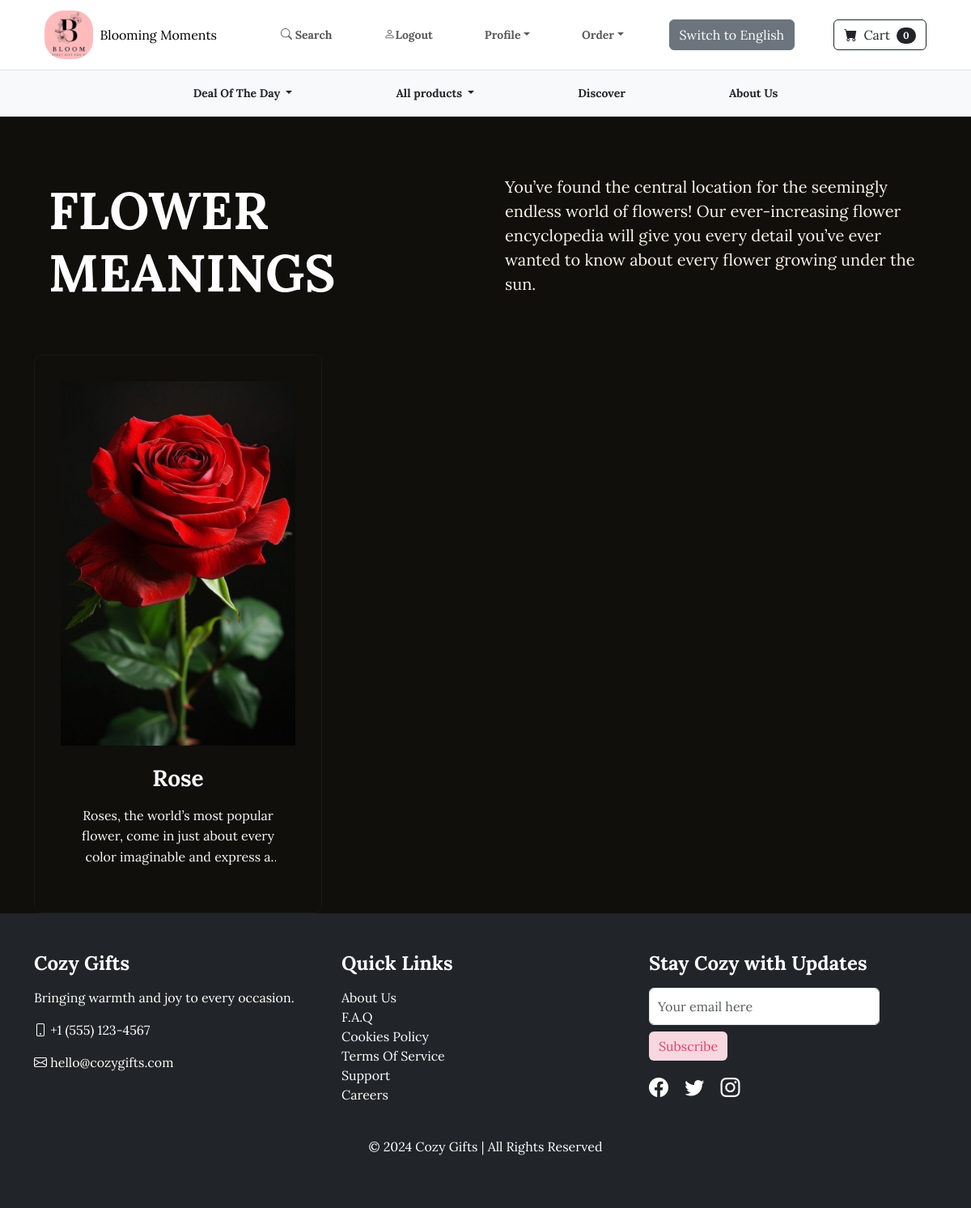
The app's page /flowerLanding/ (signed in) with its own data.
### store/models.py (models this page shows, shortened)
class FlowerStories(models.Model):
    name = models.CharField(max_length=100)
    description = models.CharField(max_length=250, default='', blank=True, null=True)
    image = models.ImageField(upload_to='uploads/flower/')
    category = models.ForeignKey(Flower_Categories, on_delete=models.CASCADE,null=True, blank=True)
    class Meta:
        verbose_name_plural = "Flower Stories"

### store/views.py (the view)
# urls.py: path('flowerLanding/',views.flowerLanding,name="flowerLanding"),
def flowerLanding(request):
    flowers = FlowerStories.objects.all()
    language = request.session.get('language', 'eng')  # Default to English
    template_name = 'flowerlanding_eng.html' if language == 'eng' else 'flowerlanding_mm.html'
    return render(request, template_name,{'flowers':flowers} )

### cart/cart.py (called while the page is built)
  def __len__(self):
    return len(self.cart)

### cart/context_processors.py (called while the page is built)
def cart(request):
  return {'cart':Cart(request)}

### store/templates/flowerlanding_eng.html
{% extends 'base.html' %}
{% load static %}
{% block styles %}
<link rel="stylesheet" href="{% static 'css/flowerLanding.css' %}">
{% endblock %}
{% block content %}
<section class="my-flower-landing-fullpage-section py-5">
  <div class="container mt-4 ">
    <div class="row align-items-center g-5">
      <div class="col-md-6">
        <h1 class="display-3 fw-bold text-white">FLOWER MEANINGS</h1>
      </div>
      <div class="col-md-6 position-relative">
        <p class="lead mb-4 text-white-75 ">
          You’ve found the central location for the seemingly endless world of flowers! Our ever-increasing flower
          encyclopedia will give you every detail you’ve ever wanted to know about every flower growing under the sun.
        </p>
      </div>
    </div>
  </div>
</section>
<section class="my-flower-landing-grid-section">
  <div class="container">
    <div class="row g-4 ">
      {% for flower in flowers %}
      <div class="col-lg-4 col-md-6 col-sm-6 col-12">
        <a href="{% url 'flower_detail' flower.name|lower %}" class="card-link">
          <div class="card h-100">
            <div class="card-img-div ratio-4x3">
              <img src="{{ flower.image.url }}"
                   alt="{{ flower.name }}"
                   class="img-fluid object-fit-cover">
            </div>
            <div class="card-body text-center">
              <h3 class="card-title text-light mb-3">{{ flower.name }}</h3>
              <p class="card-description text-light mb-0">
                {{ flower.description|truncatechars:100 }}
              </p>
            </div>
          </div>
        </a>
      </div>
      {% endfor %}
    </div>
  </div>
</section>
  {% endblock %}

### static/css/styles.css (style rules this page uses)
body { font-family: 'Lora', serif; background-color: whitesmoke; margin: 0; padding: 0; }
h1, h2, h3 { font-weight: 700; }
a { text-decoration: none; }
.container { max-width: 1140px; }
img { max-width: 100%; height: auto; }

### static/css/flowerLanding.css (style rules this page uses)
* { margin: 0; padding: 0; box-sizing: border-box; }
.my-flower-landing-fullpage-section { padding: 20px; background-color: #100f0c; color: #fdf5e9; padding: 3rem; }
.card { padding: 2rem; border-radius: 10px; background-color: #100f0c; text-align: center; }
.my-flower-landing-grid-section { background-color: #100f0c; }
.card-link { text-decoration: none; }
.card { border: 1px solid #1a1916 !important; transition: transform 0.3s ease; }
.card-img-div { height: 450px; overflow: hidden; }
.object-fit-cover { object-fit: cover; width: 100%; height: 100%; }
.card-body { padding: 1.5rem; }
.card-description { display: -webkit-box; -webkit-line-clamp: 3; -webkit-box-orient: vertical; overflow: hidden; line-height: 1.6; }

### records on screen
FlowerStories: image (picture), name "Rose", description "Roses, the world’s most popular flower, come in just about every color imaginable and express…"

### other values on screen
{{ cart|length }} "0"
